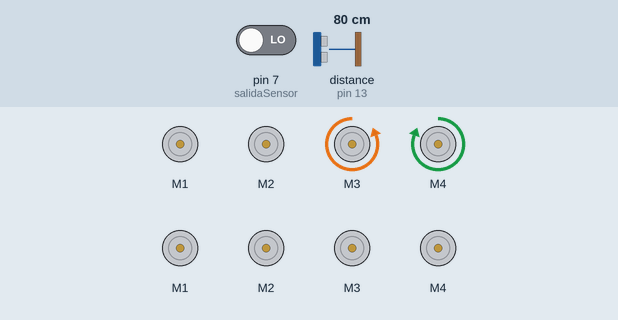
This sketch was run on a simulated Arduino Uno, built with avr-gcc and run on an emulated ATmega328P. On the bench: 8 × DC motor (green arrow = forward, orange = backward, longer = faster). The test bench sets the inputs (shaded band); at power-on: pin 7 (salidaSensor) LOW, distance to the obstacle (sensor on pin 13) 80 cm. The echo pulse lasts 58.3 µs per cm; what the sketch prints to the serial monitor is not drawn.

Above: at 0.1 s.
At 13.1 s:
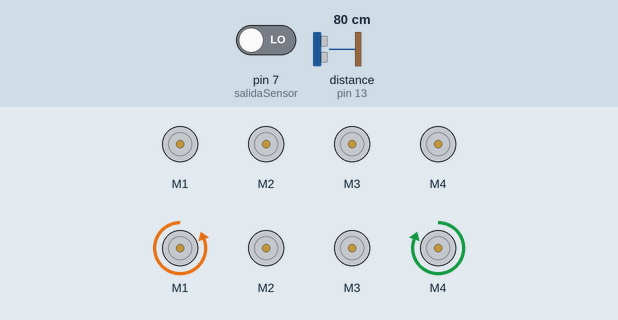
At 35.1 s:
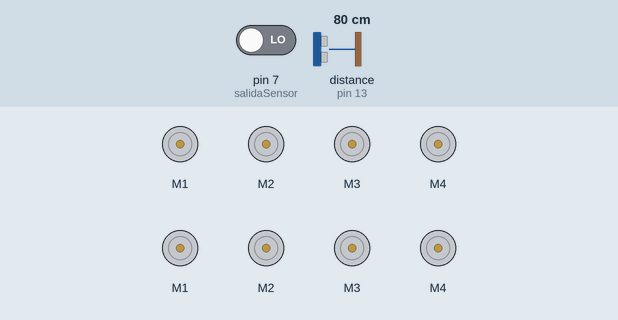
Timing chart, 0 to 40.0 s (numbered marks = the images above):
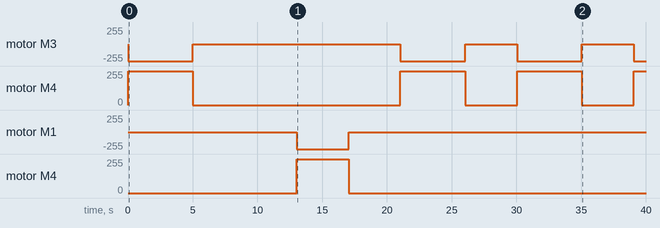

Measured:
- by itself, motor M1: stopped → backward 255/255 at 13.0 s, → stopped 4.0 s later
- by itself, motor M4: stopped → forward 255/255 at 13.0 s, → stopped 4.0 s later
- by itself, motor M4: goes forward 255/255 5.0 s, stopped 16.0 s, forward 255/255 5.0 s, stopped 4.0 s, forward 255/255 5.0 s, stopped 4.0 s, then forward 255/255
- by itself, motor M3: goes backward 255/255 5.0 s, stopped 16.0 s, backward 255/255 5.0 s, stopped 4.0 s, backward 255/255 5.0 s, stopped 4.0 s, then backward 255/255

The sketch:

codigo.ino
```cpp
#include <Wire.h>  // Librería para la comunicación I2C
#include <Adafruit_RGBLCDShield.h>  // Librería para la pantalla LCD
#include <Adafruit_MotorShield.h>  // Librería para el controlador de motores
#include <tcs3200.h>  // Librería para el sensor de color TCS3200
#include "utility/Adafruit_MS_PWMServoDriver.h"
#include <AFMotor.h>

const int trigPin = 12;
const int echoPin = 13;

long duration;
int distance;

#define S0 2
#define S1 4
#define S2 8
#define S3 10
#define salidaSensor 7

#define TRIGGER_PIN 12  // Pin del sensor ultrasónico HC-SRO4 para el trigger
#define ECHO_PIN 13
//
// Cableado de TCS3200 a Arduino
//

// Para guardar las frecuencias de los fotodiodos
int frecuenciaRojo = 0;
int frecuenciaVerde = 0;
int frecuenciaAzul = 0;
int colorRojo;
int colorVerde;
int colorAzul;
int a4;
int a3;
bool sentinela = true;


void setup() {
  // Definiendo las Salidas

  // Definiendo salidaSensor como entrad

   // Iniciar la comunicacion serie
  Serial.begin(9600);
  	//Set initial speed of the motor & stop
}

int speed(int b)
{
  return map(b, 0, 100, 0, 255);
}

void loop() {

    AF_DCMotor m1(1);//define motor 1 as m1
    AF_DCMotor m2(2);//define motor 2 as m2
    AF_DCMotor m3(3);//define motor 3 as m3
    AF_DCMotor m4(4);//define motor 4 as m4

    m1.setSpeed(0);//motor 1 is turned off to turn on change 0, to 255
    m2.setSpeed(0);//motor 2 is turned off
    m3.setSpeed(0);//motor 3 is turned off
    m4.setSpeed(0); //motor 4 is turned off

    m3.run(BACKWARD);
    m3.setSpeed(speed(100));
    m4.run(FORWARD);
    m4.setSpeed(speed(100));
    delay(5000);


    m3.run(BACKWARD);
    m3.setSpeed(speed(0));
    a3 = 0;
    m4.run(FORWARD);
    m4.setSpeed(speed(0));
    a4 = 0;
    delay(2000);

    if (a3 == 0 && a4 == 0){
      digitalWrite(trigPin, LOW);
      delayMicroseconds(2);    // Sets the trigPin on HIGH state for 10 micro seconds
      digitalWrite(trigPin, HIGH);
      delayMicroseconds(10);
      digitalWrite(trigPin, LOW);
    // Reads the echoPin, returns the sound wave travel time in microsecond
    // Prints the distance on the Serial Monitor

      duration = pulseIn(echoPin, HIGH);
    // Calculating the distance
      distance = duration * 0.034 / 2;
      Serial.print("Distance: ");
      Serial.print(distance);
      Serial.print ("\n");
      delay(2000);

      if (distance < 8){
        pinMode(salidaSensor, INPUT);

      // Definiendo la escala de frecuencia a 20%
        digitalWrite(S0,HIGH);
        delayMicroseconds(5000);
        digitalWrite(S1,LOW);
        delayMicroseconds(5000);

        pinMode(trigPin, OUTPUT); // Sets the trigPin as an Output
        pinMode(echoPin, INPUT); // Sets the echoPin as an Input
        pinMode(S0, OUTPUT);
        pinMode(S1, OUTPUT);
        pinMode(S2, OUTPUT);
        pinMode(S3, OUTPUT);

        digitalWrite(S2,LOW);
        delayMicroseconds(5000);
        digitalWrite(S3,LOW);
        delayMicroseconds(5000);
      // Leyendo la frecuencia de salida del sensor
        frecuenciaRojo = pulseIn(salidaSensor, LOW);

  // Mapeando el valor de la frecuencia del ROJO (RED = R) de 0 a 255
  // Usted debe colocar los valores que registro. Este es un ejemplo:
  // colorRojo = map(frecuenciaRojo, 70, 120, 255,0);
        colorRojo = map(frecuenciaRojo, 200, 1200, 255,0);

  // Mostrando por serie el valor para el rojo (R = Red)
        Serial.print("R = ");
        Serial.print(colorRojo);

  // Definiendo la lectura de los fotodiodos con filtro verde
        digitalWrite(S2,HIGH);
        delayMicroseconds(5000);
        digitalWrite(S3,HIGH);
        delayMicroseconds(5000);

  // Leyendo la frecuencia de salida del sensor
        frecuenciaVerde = pulseIn(salidaSensor, LOW);

  // Mapeando el valor de la frecuencia del VERDE (GREEN = G) de 0 a 255
  // Usted debe colocar los valores que registro. Este es un ejemplo:
  // colorVerde = map(frecuenciaVerde, 100, 199, 255,0);
        colorVerde = map(frecuenciaVerde, 340, 1300, 255,0);

  // Mostrando por serie el valor para el verde (G = Green)
        Serial.print("G = ");
        Serial.print(colorVerde);

  // Definiendo la lectura de los fotodiodos con filtro azul
        digitalWrite(S2,LOW);
        digitalWrite(S3,HIGH);

  // Leyendo la frecuencia de salida del sensor
        frecuenciaAzul = pulseIn(salidaSensor, LOW);

  // Mapeando el valor de la frecuencia del AZUL (AZUL = B) de 0 a 255
  // Usted debe colocar los valores que registro. Este es un ejemplo:
  // colorAzul = map(frecuenciaAzul, 38, 84, 255, 0);
        colorAzul = map(frecuenciaAzul, 360, 1500, 255, 0);

  // Mostrando por serie el valor para el azul (B = Blue)
        Serial.print("B = ");
        Serial.print(colorAzul);

  // Comprobar cual es el color detectado y mostrarlo
  // con un mensaje en el monitor serie
        if(colorRojo > colorVerde && colorRojo > colorAzul){
          Serial.println(" - Detectado ROJO");
          m1.setSpeed(0);//motor 1 is turned off to turn on change 0, to 255
          m2.setSpeed(0);//motor 2 is turned off
          m3.setSpeed(0);//motor 3 is turned off
          m4.setSpeed(0); //motor 4 is turned off

          m1.run(BACKWARD);
          m1.setSpeed(speed(0));
          m4.run(FORWARD);
          m4.setSpeed(speed(0));
          delay(4000);

          m1.run(BACKWARD);
          m1.setSpeed(speed(0));
          a3 = 0;
          m4.run(FORWARD);
          m4.setSpeed(speed(0));
          a4 = 0;
          delay(4000);
  }
        if(colorVerde > colorRojo && colorVerde > colorAzul){
          Serial.println(" - Detectado VERDE");
  }
        if(colorAzul > colorRojo && colorAzul > colorVerde){
          Serial.println(" - Detectado AZUL");
}
        AF_DCMotor m1(1);//define motor 1 as m1
        AF_DCMotor m2(2);//define motor 2 as m2
        AF_DCMotor m3(3);//define motor 3 as m3
        AF_DCMotor m4(4);//define motor 4 as m4

        m1.setSpeed(0);//motor 1 is turned off to turn on change 0, to 255
        m2.setSpeed(0);//motor 2 is turned off
        m3.setSpeed(0);//motor 3 is turned off
        m4.setSpeed(0); //motor 4 is turned off

        m1.run(BACKWARD);
        m1.setSpeed(speed(100));
        m4.run(FORWARD);
        m4.setSpeed(speed(100));
        delay(4000);

        m1.run(BACKWARD);
        m1.setSpeed(speed(0));
        a3 = 0;
        m4.run(FORWARD);
        m4.setSpeed(speed(0));
        a4 = 0;
        delay(4000);

}
}
}
```
